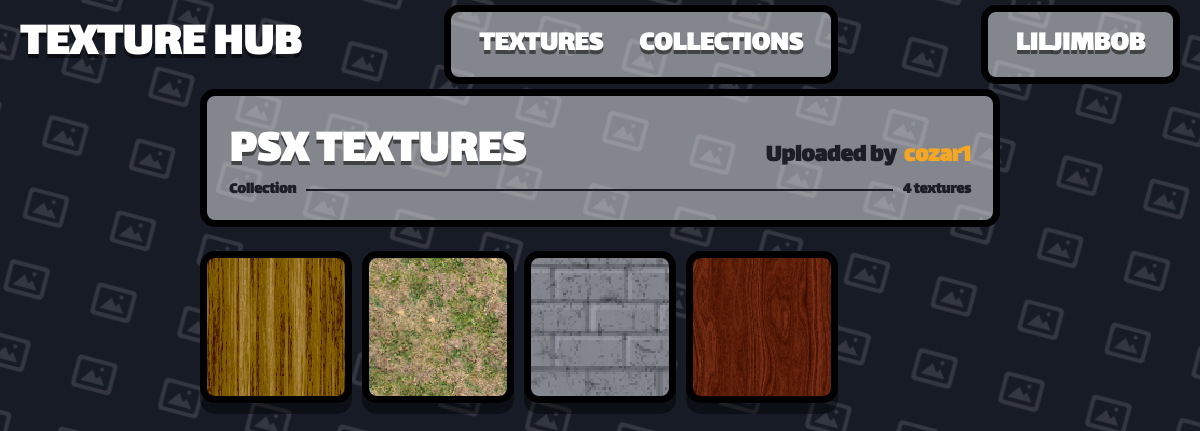
The app's page /collection/1 (signed in) with its own data.
### app.py (models this page shows)
class User(db.Model):  # pylint: disable=too-few-public-methods
    __tablename__ = "User"
    user_id = db.Column(db.Integer, primary_key=True)
    user_name = db.Column(db.String(80), unique=True, nullable=False)
    user_password = db.Column(db.String(120), nullable=False)
    user_rating = db.Column(db.Integer, default=0)

class Collection(db.Model):  # pylint: disable=too-few-public-methods
    __tablename__ = "Collection"
    collection_id = db.Column(db.Integer, primary_key=True)
    collection_name = db.Column(db.String(80), unique=True, nullable=False)
    collection_user_id = db.Column(db.String(120), nullable=False)
    collection_rating = db.Column(db.Integer, default=0)

class Texture(db.Model):  # pylint: disable=too-few-public-methods
    __tablename__ = "Texture"
    texture_id = db.Column(db.Integer, primary_key=True)
    texture_name = db.Column(db.String(80), unique=True, nullable=False)
    texture_address = db.Column(db.String(120), nullable=False)
    texture_user_id = db.Column(db.Integer, default=0)
    texture_tags = db.Column(db.String(200), nullable=True)

### app.py (the view)
@app.route("/collection/<_collection_id>", methods=["GET", "POST"])
@login_required
def collection_detail(user, _collection_id):
    collection_obj = Collection.query.filter_by(collection_id=_collection_id).one()
    collection_user = User.query.filter_by(
        user_id=collection_obj.collection_user_id
    ).one()
    texture_links = TextureCollection.query.filter_by(
        collection_id=collection_obj.collection_id
    ).all()
    textures = [
        Texture.query.filter_by(texture_id=link.texture_id).one()
        for link in texture_links
    ]
    return render_template(
        "collection.html",
        user=user,
        collection=collection_obj,
        collection_user=collection_user,
        textures=textures,
    )

### app.py (called while the page is built)
def get_current_user():
    user_id = session.get("user_id")
    if user_id is None:
        return None
    return User.query.get(user_id)

@app.template_filter("texture_url")
def texture_image_url(address):
    if not address:
        return DEFAULT_TEXTURE_URL
    addr = str(address).strip().replace("\\", "/")
    if addr.startswith("/static/images/"):
        rel = addr[len("/static/images/"):]
    elif addr.startswith("static/images/"):
        rel = addr[len("static/images/"):]
    else:
        rel = os.path.basename(addr)
    rel = os.path.basename(rel)
    if not rel or rel.startswith("."):
        return DEFAULT_TEXTURE_URL
    full = os.path.join(STATIC_IMAGES_DIR, rel)
    if os.path.isfile(full):
        return f"/static/images/{rel}"
    return DEFAULT_TEXTURE_URL

def login_required(view):
    @wraps(view)
    def wrapped(*args, **kwargs):
        user = get_current_user()
        if user is None:
            return redirect("/login")
        return view(user, *args, **kwargs)
    return wrapped

### templates/collection.html (shortened to what this page needs)
{% extends "template.html" %}
{% block content %}
<div class="th-detail-panel">
    <div class="th-detail-title-row">
        <h1 class="th-detail-title">{{ collection.collection_name }}</h1>
        <div class="th-detail-author">Uploaded by <a class="th-signup-link"
                href="/user/{{ collection_user.user_name }}">{{ collection_user.user_name }}</a></div>
    </div>
    <div class="th-collection-row">
        <span class="th-stat-label">Collection</span>
        <div class="th-stat-track"></div>
        <span class="th-stat-value">{{ textures|length }} textures</span>
    </div>
</div>
<div class="th-texture-grid" style="margin-top: 24px;">
    {% for item in textures %}
    {% include "texture_template.html" %}
    {% endfor %}
</div>
{% endblock %}

### templates/template.html (shortened to what this page needs)
<!DOCTYPE html>
<html lang="en">
<head>
    <link rel="stylesheet" href="https://cdnjs.cloudflare.com/ajax/libs/font-awesome/6.5.2/css/all.min.css">
    <link rel="stylesheet" href="/static/style.css">
</head>
<body class="th-body">
    {% if request.endpoint not in ('login', 'signup') %}
    <header class="th-navbar">
        <a href="/" class="th-brand">TEXTURE HUB</a>
        <div class="container">
            <ul class="th-nav-links">
                <li><a href="/0" class="th-nav-link {% if request.path == '/' %}is-active{% endif %}">TEXTURES</a></li>
                <li><a href="/1"
                        class="th-nav-link {% if request.path == '/collections' %}is-active{% endif %}">COLLECTIONS</a>
                </li>
            </ul>
        </div>
        <div class="container">
            <ul class="th-nav-links">
                {% if user %}
                <li><a class="th-nav-link" href="/user/{{ user.user_name }}">{{ user.user_name }}</a></li>
                {% else %}
                <li><a href="/login" class="th-nav-link {% if request.path == '/' %}is-active{% endif %}">Login</a></li>
                {% endif %}
            </ul>
        </div>
    </header>
    {% endif %}
    <main class="th-page">
        {% block content %}
        {% endblock %}
    </main>
</body>
</html>

### templates/texture_template.html
<a href="/texture/{{ item.texture_id }}" class="item"
    style="background-image: url('{{ item.texture_address | texture_url }}'); background-size: cover; background-position: center; background-repeat: no-repeat;">
    <div class="item-thumb"></div>
</a>

### records on screen
User: user_name "LILJIMBOB"
Collection: collection_name "PSX TEXTURES"
User: user_name "cozar1"
Texture: texture_address|texture_url (picture)
Texture: texture_address|texture_url (picture)
Texture: texture_address|texture_url (picture)
Texture: texture_address|texture_url (picture)

### other values on screen
{{ textures|length }} "4"
